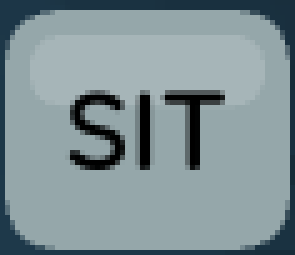
#> input picture triplejack/old/tests/sit.png, 59 x 51 px (shown 5 times larger)
$ python newImgDetect.py
#> lines starting #> are read from the running program, lines starting #| are printed output that depends on the picture; after the words box and inside, x2 and y2 are one past the last pixel; in counts of white or black regions, pixels touching at a corner belong together
import cv2
import numpy as np
import pytesseract


#  stolen code
# [57 lines left out: function non_max_suppression_slow, not called in this run]


class PokerImgDetect:

    def __init__(self, imgs_path: str) -> None:
        self.imgs_path = imgs_path

        self.SIT_BUTTON_BYTES = None
        self.COMMUNITY_HEART_SUIT_BYTES = None
        self.COMMUNITY_DIAMONDS_SUIT_BYTES = None
        self.COMMUNITY_CLUBS_SUIT_BYTES = None
        self.COMMUNITY_SPADES_SUIT_BYTES = None


    # [21 lines left out: functions prepare_ss, magic_detection, not called in this run]


    def load_images(self):
        # greyscale images
        self.SIT_BUTTON_BYTES = cv2.imread(self.imgs_path + "sit.png", cv2.IMREAD_GRAYSCALE)
#> self.SIT_BUTTON_BYTES: shape (51, 59); min 0, max 176, mean 140.7


        self.COMMUNITY_HEART_SUIT_BYTES = cv2.imread(self.imgs_path + "heart.png", cv2.IMREAD_GRAYSCALE)
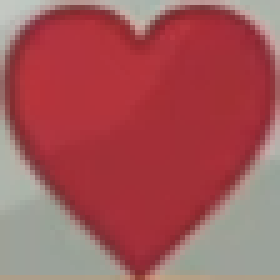
#> input picture triplejack/old/tests/heart.png, 56 x 56 px (shown 5 times larger)
#> self.COMMUNITY_HEART_SUIT_BYTES: shape (56, 56); min 80, max 198, mean 121.4
        self.COMMUNITY_DIAMONDS_SUIT_BYTES = cv2.imread(self.imgs_path + "diamond.png", cv2.IMREAD_GRAYSCALE)
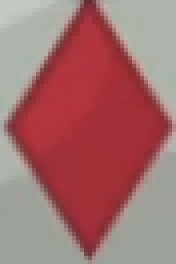
#> input picture triplejack/old/tests/diamond.png, 44 x 66 px (shown 4 times larger)
#> self.COMMUNITY_DIAMONDS_SUIT_BYTES: shape (66, 44); min 68, max 198, mean 134.1
        self.COMMUNITY_CLUBS_SUIT_BYTES = cv2.imread(self.imgs_path + "club.png", cv2.IMREAD_GRAYSCALE)
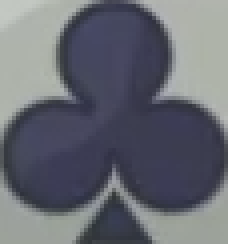
#> input picture triplejack/old/tests/club.png, 57 x 61 px (shown 4 times larger)
#> self.COMMUNITY_CLUBS_SUIT_BYTES: shape (61, 57); min 50, max 198, mean 105.7
        self.COMMUNITY_SPADES_SUIT_BYTES = cv2.imread(self.imgs_path + "spade.png", cv2.IMREAD_GRAYSCALE)
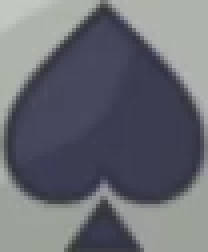
#> input picture triplejack/old/tests/spade.png, 52 x 63 px (shown 4 times larger)
#> self.COMMUNITY_SPADES_SUIT_BYTES: shape (63, 52); min 50, max 198, mean 107.8

        self.HOLE_HEART_SUIT_BYTES = cv2.imread(self.imgs_path + "hole_heart1.png", cv2.IMREAD_GRAYSCALE)
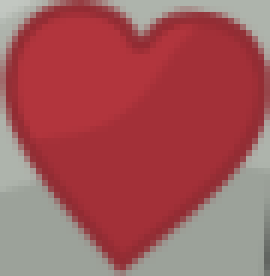
#> input picture triplejack/old/tests/hole_heart1.png, 45 x 46 px (shown 6 times larger)
#> self.HOLE_HEART_SUIT_BYTES: shape (46, 45); min 74, max 196, mean 110.4
        self.HOLE_DIAMONDS_SUIT_BYTES = cv2.imread(self.imgs_path + "hole_diamond1.png", cv2.IMREAD_GRAYSCALE)
        self.HOLE_CLUBS_SUIT_BYTES = cv2.imread(self.imgs_path + "hole_club1.png", cv2.IMREAD_GRAYSCALE)
        self.HOLE_SPADES_SUIT_BYTES = cv2.imread(self.imgs_path + "hole_spade1.png", cv2.IMREAD_GRAYSCALE)

        _, self.COMMUNITY_CLUBS_SUIT_BYTES = cv2.threshold(self.COMMUNITY_CLUBS_SUIT_BYTES, 127, 255, cv2.THRESH_BINARY)
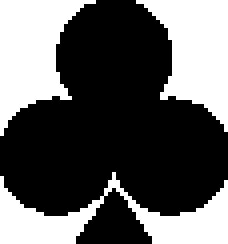
#> self.COMMUNITY_CLUBS_SUIT_BYTES: shape (61, 57) (shown 4 times larger); 37.2% white; 3 white regions, box (x1, y1, x2, y2) and area: (0, 0, 24, 34) 439, (34, 0, 57, 33) 430, (0, 43, 57, 61) 425
        _, self.COMMUNITY_DIAMONDS_SUIT_BYTES = cv2.threshold(self.COMMUNITY_DIAMONDS_SUIT_BYTES, 127, 255, cv2.THRESH_BINARY)
#> self.COMMUNITY_DIAMONDS_SUIT_BYTES: shape (66, 44); 50.4% white; 1 black region, box (x1, y1, x2, y2) and area: (1, 0, 43, 65) 1441
        _, self.COMMUNITY_HEART_SUIT_BYTES = cv2.threshold(self.COMMUNITY_HEART_SUIT_BYTES, 127, 255, cv2.THRESH_BINARY)
#> self.COMMUNITY_HEART_SUIT_BYTES: shape (56, 56); 31.9% white; 3 white regions, box (x1, y1, x2, y2) and area: (0, 21, 27, 56) 397, (29, 20, 56, 56) 395, (0, 0, 56, 15) 208
        _, self.COMMUNITY_SPADES_SUIT_BYTES = cv2.threshold(self.COMMUNITY_SPADES_SUIT_BYTES, 127, 255, cv2.THRESH_BINARY)
#> self.COMMUNITY_SPADES_SUIT_BYTES: shape (63, 52); 39.8% white; 2 white regions, box (x1, y1, x2, y2) and area: (0, 0, 52, 63) 948, (27, 0, 52, 35) 356

        _, self.HOLE_CLUBS_SUIT_BYTES = cv2.threshold(self.HOLE_CLUBS_SUIT_BYTES, 127, 255, cv2.THRESH_BINARY)
        _, self.HOLE_DIAMONDS_SUIT_BYTES = cv2.threshold(self.HOLE_DIAMONDS_SUIT_BYTES, 127, 255, cv2.THRESH_BINARY)
        _, self.HOLE_HEART_SUIT_BYTES = cv2.threshold(self.HOLE_HEART_SUIT_BYTES, 127, 255, cv2.THRESH_BINARY)
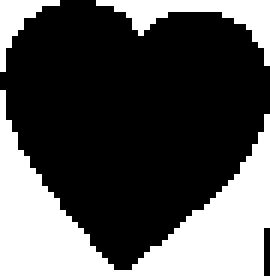
#> self.HOLE_HEART_SUIT_BYTES: shape (46, 45) (shown 6 times larger); 32.6% white; 3 white regions, box (x1, y1, x2, y2) and area: (0, 15, 45, 46) 533, (16, 0, 45, 11) 99, (0, 0, 10, 12) 42
        _, self.HOLE_SPADES_SUIT_BYTES = cv2.threshold(self.HOLE_SPADES_SUIT_BYTES, 127, 255, cv2.THRESH_BINARY)

        # [35 lines of commented-out code are left out]


    def detect_sit_button(self, screenshot: cv2.typing.MatLike, threshold=0.77):
        return self.magic_detection(screenshot, self.SIT_BUTTON_BYTES, threshold=threshold)

    # [130 lines left out: functions community_suits, hole_suits, deskew, card_number, not called in this run]


if __name__ == "__main__":
    poker_img_detect = PokerImgDetect("tests/")
    poker_img_detect.load_images()

#> (the run stopped early here; a loop or call above may not have finished)
